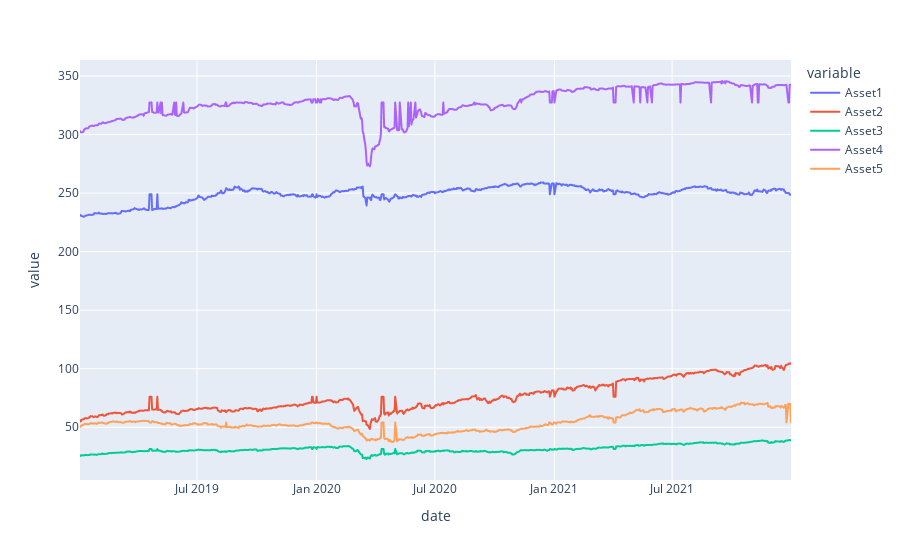

Here is the notebook cell this chart was saved with:
### Markdown cell above
<h2 style="color: #FF6347;">Chart of Historical Cumulative Returns of the Portfolio.</h2>

### Code cell
#visualising the cumulative returns over the given 2 years 
fig = px.line(price_df, x='date',
              y=['Asset1', 'Asset2', 'Asset3', 'Asset4', 'Asset5'])
fig.show()

### Figure 1 — Plotly figure (JSON) as saved in the notebook; plotly's stock layout.template omitted (floating-point values rounded to 4 significant figures; data arrays with more than 128 entries replaced by an {"elided": "..."} marker saying what was removed)
{"data": [{"hovertemplate": "variable=Asset1<br>date=%{x}<br>value=%{y}<extra></extra>", "legendgroup": "Asset1", "line": {"color": "#636efa", "dash": "solid"}, "marker": {"symbol": "circle"}, "mode": "lines", "name": "Asset1", "showlegend": true, "type": "scattergl", "x": {"elided": "783 str values"}, "xaxis": "x", "y": {"elided": "783 float values"}, "yaxis": "y"}, {"hovertemplate": "variable=Asset2<br>date=%{x}<br>value=%{y}<extra></extra>", "legendgroup": "Asset2", "line": {"color": "#EF553B", "dash": "solid"}, "marker": {"symbol": "circle"}, "mode": "lines", "name": "Asset2", "showlegend": true, "type": "scattergl", "x": {"elided": "783 str values"}, "xaxis": "x", "y": {"elided": "783 float values"}, "yaxis": "y"}, {"hovertemplate": "variable=Asset3<br>date=%{x}<br>value=%{y}<extra></extra>", "legendgroup": "Asset3", "line": {"color": "#00cc96", "dash": "solid"}, "marker": {"symbol": "circle"}, "mode": "lines", "name": "Asset3", "showlegend": true, "type": "scattergl", "x": {"elided": "783 str values"}, "xaxis": "x", "y": {"elided": "783 float values"}, "yaxis": "y"}, {"hovertemplate": "variable=Asset4<br>date=%{x}<br>value=%{y}<extra></extra>", "legendgroup": "Asset4", "line": {"color": "#ab63fa", "dash": "solid"}, "marker": {"symbol": "circle"}, "mode": "lines", "name": "Asset4", "showlegend": true, "type": "scattergl", "x": {"elided": "783 str values"}, "xaxis": "x", "y": {"elided": "783 float values"}, "yaxis": "y"}, {"hovertemplate": "variable=Asset5<br>date=%{x}<br>value=%{y}<extra></extra>", "legendgroup": "Asset5", "line": {"color": "#FFA15A", "dash": "solid"}, "marker": {"symbol": "circle"}, "mode": "lines", "name": "Asset5", "showlegend": true, "type": "scattergl", "x": {"elided": "783 str values"}, "xaxis": "x", "y": {"elided": "783 float values"}, "yaxis": "y"}], "layout": {"legend": {"title": {"text": "variable"}, "tracegroupgap": 0}, "margin": {"t": 60}, "xaxis": {"anchor": "y", "domain": [0, 1], "title": {"text": "date"}}, "yaxis": {"anchor": "x", "domain": [0, 1], "title": {"text": "value"}}}}
